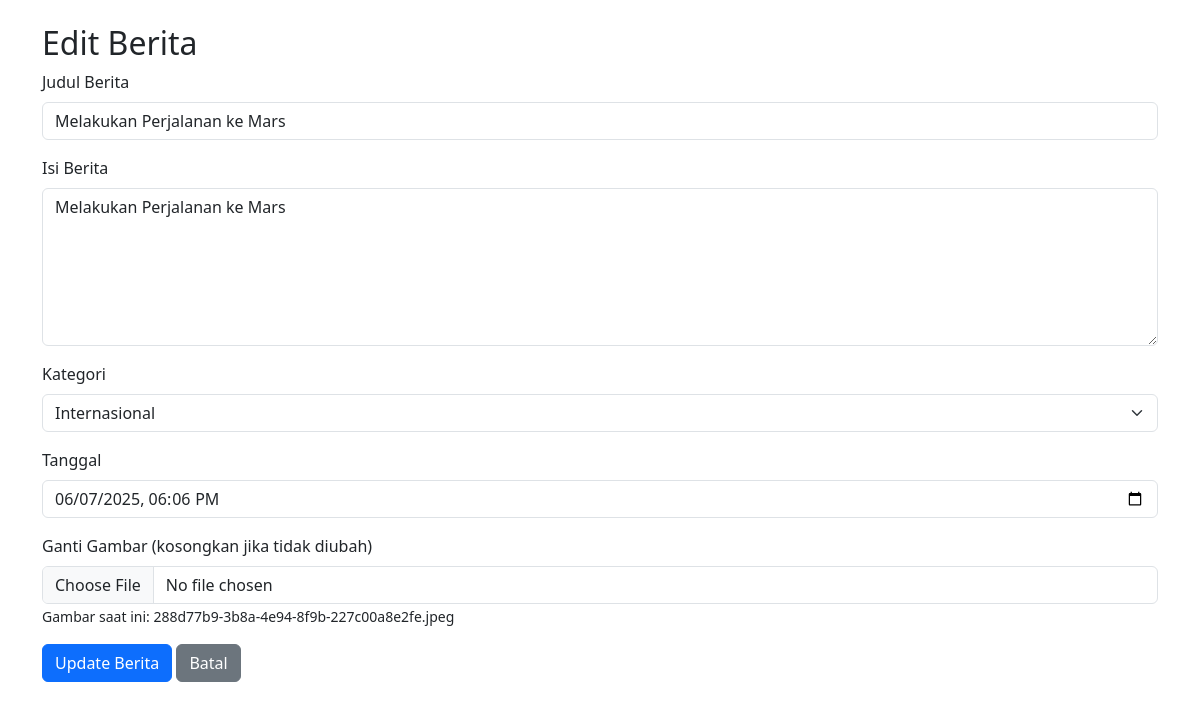
Screenshot of /admin/edit_berita.php?id=8 with the database file from the repository.
### tables this page shows
CREATE TABLE `berita` (
  `id` int NOT NULL,
  `judul` varchar(255) DEFAULT NULL,
  `slug` varchar(255) DEFAULT NULL,
  `isi` text,
  `gambar` varchar(255) DEFAULT NULL,
  `tanggal` datetime DEFAULT NULL,
  `id_kategori` int DEFAULT NULL
);

### admin/edit_berita.php (the view, shortened to what this page needs)
<?php
include '../db/config.php';
$id = $_GET['id'] ?? '';
$sql = "SELECT * FROM berita WHERE id=?";
$stmt = $conn->prepare($sql);
$stmt->bind_param('i', $id);
$stmt->execute();
$result = $stmt->get_result();
$berita = $result->fetch_assoc();
?>
<!DOCTYPE html>
<html lang="id">
<head>
  <link href="https://cdn.jsdelivr.net/npm/bootstrap@5.3.0/dist/css/bootstrap.min.css" rel="stylesheet" />
</head>
<body>
<div class="container mt-4">
  <h2>Edit Berita</h2>
  <form action="" method="POST" enctype="multipart/form-data">
    <div class="mb-3">
      <label for="judul" class="form-label">Judul Berita</label>
      <input type="text" name="judul" id="judul" class="form-control" required value="<?= htmlspecialchars($berita['judul']) ?>" />
    </div>
    <div class="mb-3">
      <label for="isi" class="form-label">Isi Berita</label>
      <textarea name="isi" id="isi" rows="6" class="form-control" required><?= htmlspecialchars($berita['isi']) ?></textarea>
    </div>
    <div class="mb-3">
      <label for="id_kategori" class="form-label">Kategori</label>
      <select name="id_kategori" id="id_kategori" class="form-select" required>
        <?php
        $kat = $conn->query("SELECT * FROM kategori");
        while($k = $kat->fetch_assoc()) {
          $selected = ($k['id'] == $berita['id_kategori']) ? "selected" : "";
          echo "<option value='{$k['id']}' $selected>{$k['nama_kategori']}</option>";
        }
        ?>
      </select>
    </div>
    <div class="mb-3">
      <label for="tanggal" class="form-label">Tanggal</label>
      <input type="datetime-local" name="tanggal" id="tanggal" class="form-control" required
        value="<?= date('Y-m-d\TH:i', strtotime($berita['tanggal'])) ?>" />
    </div>
    <div class="mb-3">
      <label for="gambar" class="form-label">Ganti Gambar (kosongkan jika tidak diubah)</label>
      <input type="file" name="gambar" id="gambar" class="form-control" accept="image/*" />
      <small>Gambar saat ini: <?= htmlspecialchars($berita['gambar']) ?></small>
    </div>
    <button type="submit" class="btn btn-primary">Update Berita</button>
    <a href="daftar_berita.php" class="btn btn-secondary">Batal</a>
  </form>
</div>
</body>
</html>

### rows the page displays
berita: judul "Melakukan Perjalanan ke Mars", isi "Melakukan Perjalanan ke Mars", tanggal "06/07/2025 18:06", gambar "288d77b9-3b8a-4e94-8f9b-227c00a8e2fe.jpeg"

### other values shown
form field id_kategori "Internasional"
